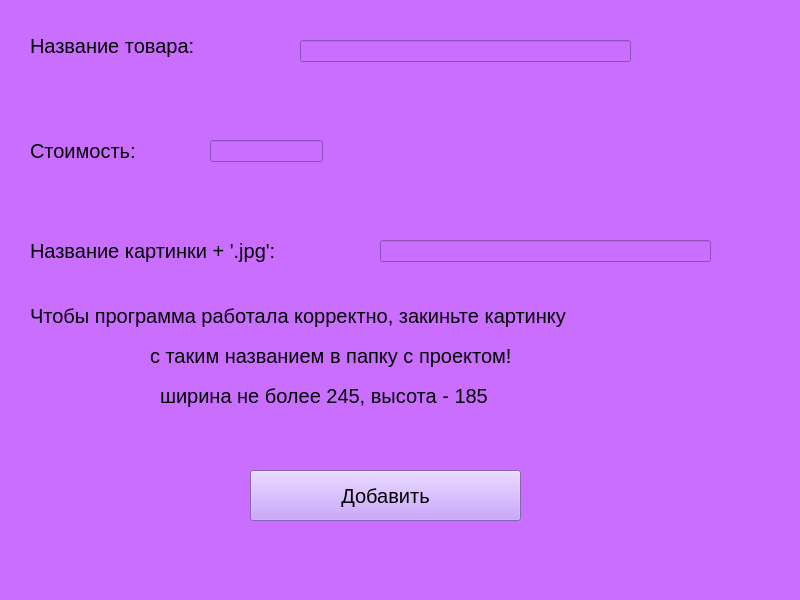
<?xml version="1.0" encoding="UTF-8"?>
<ui version="4.0">
 <class>MainWindow</class>
 <widget class="QMainWindow" name="MainWindow">
  <property name="geometry">
   <rect>
    <x>0</x>
    <y>0</y>
    <width>800</width>
    <height>600</height>
   </rect>
  </property>
  <property name="windowTitle">
   <string>MainWindow</string>
  </property>
  <property name="styleSheet">
   <string notr="true">background-color: rgb(202, 110, 255);</string>
  </property>
  <widget class="QWidget" name="centralwidget">
   <widget class="QLabel" name="label">
    <property name="geometry">
     <rect>
      <x>30</x>
      <y>20</y>
      <width>211</width>
      <height>51</height>
     </rect>
    </property>
    <property name="font">
     <font>
      <pointsize>15</pointsize>
      <italic>false</italic>
      <underline>false</underline>
      <strikeout>false</strikeout>
     </font>
    </property>
    <property name="text">
     <string>Название товара:</string>
    </property>
   </widget>
   <widget class="QLabel" name="label_2">
    <property name="geometry">
     <rect>
      <x>30</x>
      <y>120</y>
      <width>151</width>
      <height>61</height>
     </rect>
    </property>
    <property name="font">
     <font>
      <pointsize>15</pointsize>
     </font>
    </property>
    <property name="text">
     <string>Стоимость:</string>
    </property>
   </widget>
   <widget class="QPushButton" name="pushButton">
    <property name="geometry">
     <rect>
      <x>250</x>
      <y>470</y>
      <width>271</width>
      <height>51</height>
     </rect>
    </property>
    <property name="font">
     <font>
      <pointsize>15</pointsize>
     </font>
    </property>
    <property name="styleSheet">
     <string notr="true">background-color: rgb(188, 140, 255);</string>
    </property>
    <property name="text">
     <string>Добавить</string>
    </property>
   </widget>
   <widget class="QLineEdit" name="lineEdit">
    <property name="geometry">
     <rect>
      <x>300</x>
      <y>40</y>
      <width>331</width>
      <height>22</height>
     </rect>
    </property>
    <property name="font">
     <font>
      <pointsize>10</pointsize>
     </font>
    </property>
   </widget>
   <widget class="QLineEdit" name="lineEdit_2">
    <property name="geometry">
     <rect>
      <x>210</x>
      <y>140</y>
      <width>113</width>
      <height>22</height>
     </rect>
    </property>
   </widget>
   <widget class="QLabel" name="label_3">
    <property name="geometry">
     <rect>
      <x>30</x>
      <y>220</y>
      <width>321</width>
      <height>61</height>
     </rect>
    </property>
    <property name="font">
     <font>
      <pointsize>15</pointsize>
     </font>
    </property>
    <property name="text">
     <string>Название картинки + '.jpg':</string>
    </property>
   </widget>
   <widget class="QLineEdit" name="lineEdit_3">
    <property name="geometry">
     <rect>
      <x>380</x>
      <y>240</y>
      <width>331</width>
      <height>22</height>
     </rect>
    </property>
    <property name="font">
     <font>
      <pointsize>10</pointsize>
     </font>
    </property>
   </widget>
   <widget class="QLabel" name="label_4">
    <property name="geometry">
     <rect>
      <x>30</x>
      <y>300</y>
      <width>741</width>
      <height>31</height>
     </rect>
    </property>
    <property name="font">
     <font>
      <pointsize>15</pointsize>
     </font>
    </property>
    <property name="text">
     <string>Чтобы программа работала корректно, закиньте картинку</string>
    </property>
   </widget>
   <widget class="QLabel" name="label_5">
    <property name="geometry">
     <rect>
      <x>150</x>
      <y>340</y>
      <width>461</width>
      <height>31</height>
     </rect>
    </property>
    <property name="font">
     <font>
      <pointsize>15</pointsize>
     </font>
    </property>
    <property name="text">
     <string>с таким названием в папку с проектом!</string>
    </property>
   </widget>
   <widget class="QLabel" name="label_6">
    <property name="geometry">
     <rect>
      <x>160</x>
      <y>380</y>
      <width>461</width>
      <height>31</height>
     </rect>
    </property>
    <property name="font">
     <font>
      <pointsize>15</pointsize>
     </font>
    </property>
    <property name="text">
     <string>ширина не более 245, высота - 185</string>
    </property>
   </widget>
  </widget>
  <widget class="QMenuBar" name="menubar">
   <property name="geometry">
    <rect>
     <x>0</x>
     <y>0</y>
     <width>800</width>
     <height>26</height>
    </rect>
   </property>
  </widget>
  <widget class="QStatusBar" name="statusbar"/>
 </widget>
 <resources/>
 <connections/>
</ui>
